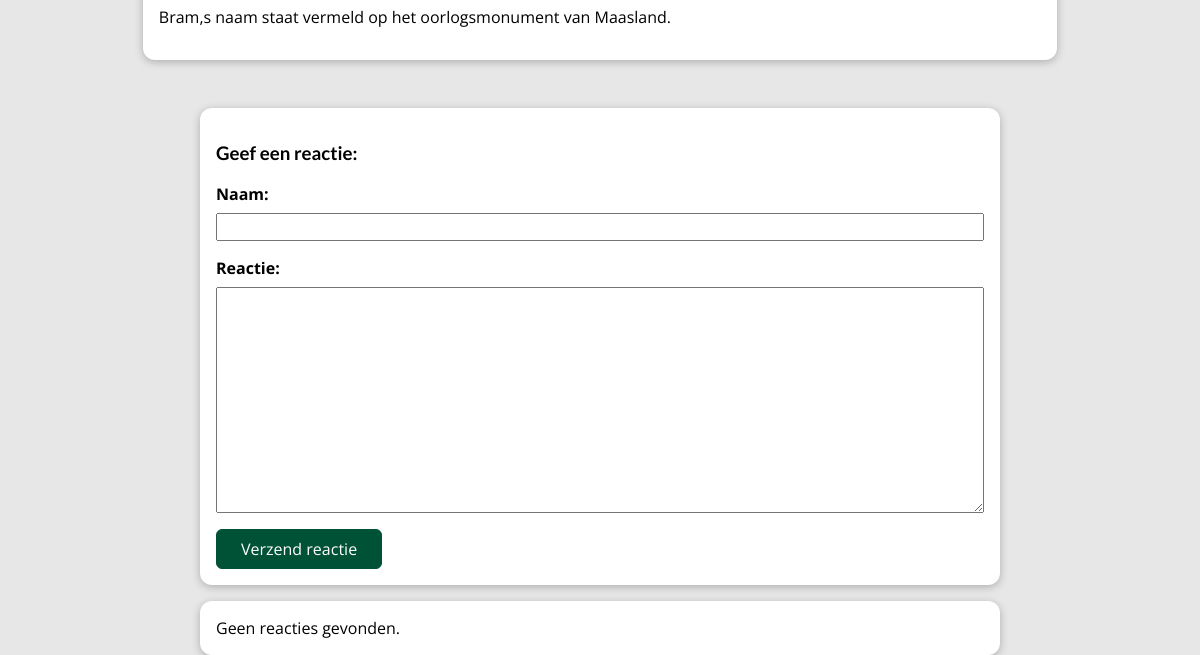
The app's page /posts/enkele-oorlogsherinneringen-uit-de-2e-wereldoorlog (lower part), older data.
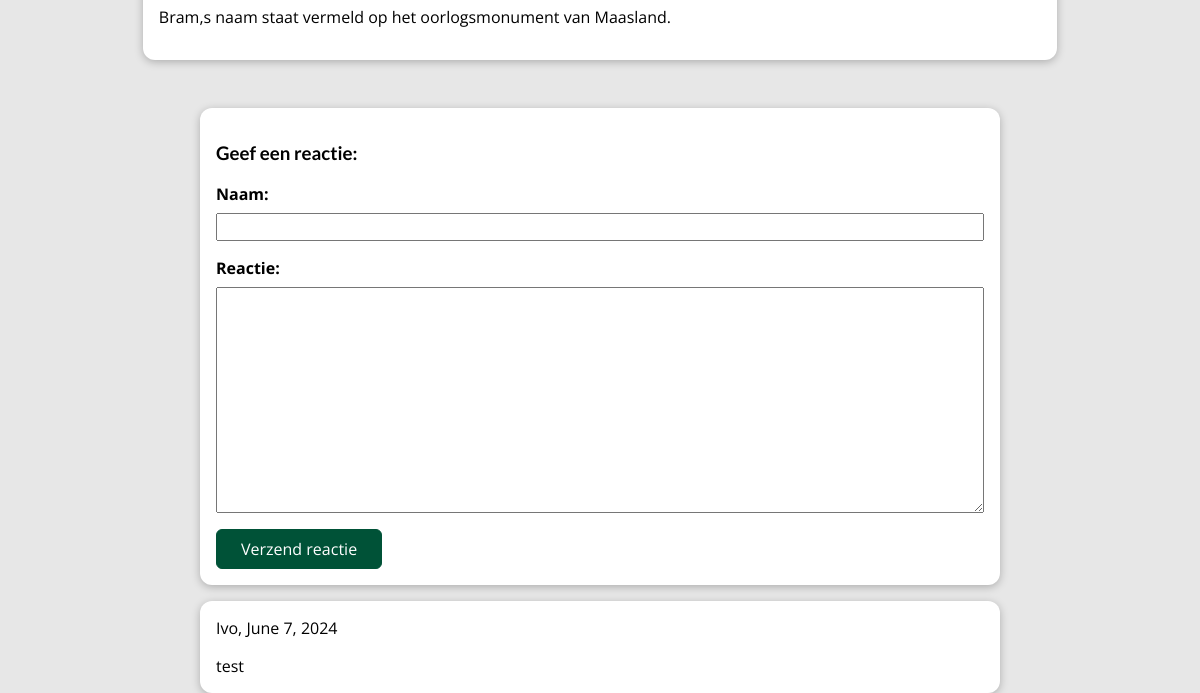
The same page, newer data.
### articles/models.py (models this page shows, shortened)
class Post(m.Model):
    title = m.CharField(max_length=64)
    slug = m.SlugField(default='', blank=True, null=False, db_index=True)
    date = m.DateField()
    author = m.ForeignKey(Author, on_delete=m.SET_NULL, null=True)
    excerpt = m.TextField(max_length=200)
    content = m.TextField(max_length=20000)
    '''
    def save(self, *args, **kwargs):
        self.slug = slugify(self.title)
        super().save(*args, **kwargs)
    '''

class Comment(m.Model):
    post = m.ForeignKey(Post, on_delete=m.CASCADE, null=False, related_name='comments')
    username = m.CharField(max_length=64)
    date = m.DateField()
    text = m.TextField(max_length=1000)

### articles/views.py (the view, shortened to what this page needs)
# urls.py: path('posts/<slug:slug>', views.PostView.as_view(), name='post-page'),
class PostView(View):
    def get(self, request, slug):
        single_post = get_object_or_404(Post, slug=slug)
        context = {
            'post': single_post,
            'comment_form': CommentForm(),
            'all_comments': get_comments_per_post(single_post)
        }
        return render(request, 'articles/post-page.html', context)

### articles/forms.py
class CommentForm(forms.ModelForm):
    class Meta:
        model = Comment
        exclude = ['post', 'date']
        labels = {
            'username': 'Naam',
            'text': 'Reactie'
        }
        error_messages = {
            'username': {
                'required': 'Je naam moet ingevuld worden, voor het verzenden van de reactie.',
                'max_length': 'De lengte van de naam is te groot.'
            },
            'text': {
                'required': 'Je bent de tekst vergeten.',
                'max_length': 'De lengte van de reactie is te groot.'
            }
        }

### articles/models.py (called while the page is built)
    def __str__(self):
        return f'{self.first_name}, {self.dob}'

### articles/views.py (called while the page is built)
def get_comments_per_post(post):
    all_comments = Comment.objects.filter(post=post).order_by('date')
    return all_comments

### articles/templates/articles/post-page.html (shortened to what this page needs)
{% extends 'base.html' %}
{% load static %}
{% block css_files %}
    <link rel='stylesheet' href="{% static 'articles/post-page.css' %}">
{% endblock %}
{% block content %}
    <section id='summary'>
        <main>
            <p>{{ post.content|linebreaks }}</p>
        </main>
        <section id='comment-form'>
            <h3>Geef een reactie:</h3>
            <form action='{% url 'post-page' post.slug %}' method='POST'>
                {% for form_field in comment_form %}
                    <div class='form-control'>
                        {{ form_field.label_tag }}
                        {{ form_field }}
                    </div>
                {% endfor %}
                <button type='submit'>Verzend reactie</button>
            </form>
        </section>
        <section id='comment-form'>
            <div>
                {% for comment in all_comments %}
                    <div class='form-control'>
                        {{ comment.username }}, {{ comment.date }}
                    </div>
                    <div>
                        {{ comment.text }}
                        {% empty %}
                        Geen reacties gevonden.
                    </div>
                {% endfor %}
            </div>
        </section>
    </section>
{% endblock %}

### templates/base.html (shortened to what this page needs)
{% load static %}
<!DOCTYPE html>
<html lang="en">
<head>
    <link rel='stylesheet' href="{% static 'app.css' %}">
    {% block css_files %}{% endblock %}
</head>
<body>
    {% block content %}{% endblock %}
</body>
</html>

### static/app.css (style rules this page uses)
* { box-sizing: border-box; }
html { font-family: 'Open Sans', 'Lato', sans-serif; }
body { margin: 0; }
h1, h2, h3 { font-family: 'Lato', sans-serif; font-weight: bold; }

### articles/static/articles/post-page.css (style rules this page uses)
body { background-color: #e7e7e7; }
#summary { margin: 8rem auto 3rem auto; padding: 2rem; width: 90%; max-width: 90rem; border-radius: 16px; background-color: #005237; position: relative; box-shadow: 0 2px 8px rgba(0, 0, 0, 0.25); height: 22rem; }
main { width: 90%; max-width: 90rem; margin: 3rem auto; background-color: white; padding: 1rem; border-radius: 12px; box-shadow: 0 2px 8px rgba(0, 0, 0, 0.25); }
#comment-form { margin: 1rem auto; width: 90%; max-width: 50rem; border-radius: 12px; background-color: white; box-shadow: 0 2px 8px rgba(0, 0, 0, 0.25); padding: 1rem; }
#comment-form button { font: inherit; background-color: #005237; color: white; border: 1px solid #005237; padding: 0.5rem 1.5rem; border-radius: 6px; }
.form-control { margin-bottom: 1rem; }
.form-control label { font-weight: bold; margin-bottom: 0.5rem; display: block; }
.form-control input, .form-control textarea { display: block; width: 100%; font: inherit; }

Row changes from the older to the newer data that the page shows:
added Comment: username "Ivo", date "June 7, 2024", text "test"
Text that changed along with them:
text no longer shown: "Geen reacties gevonden."
